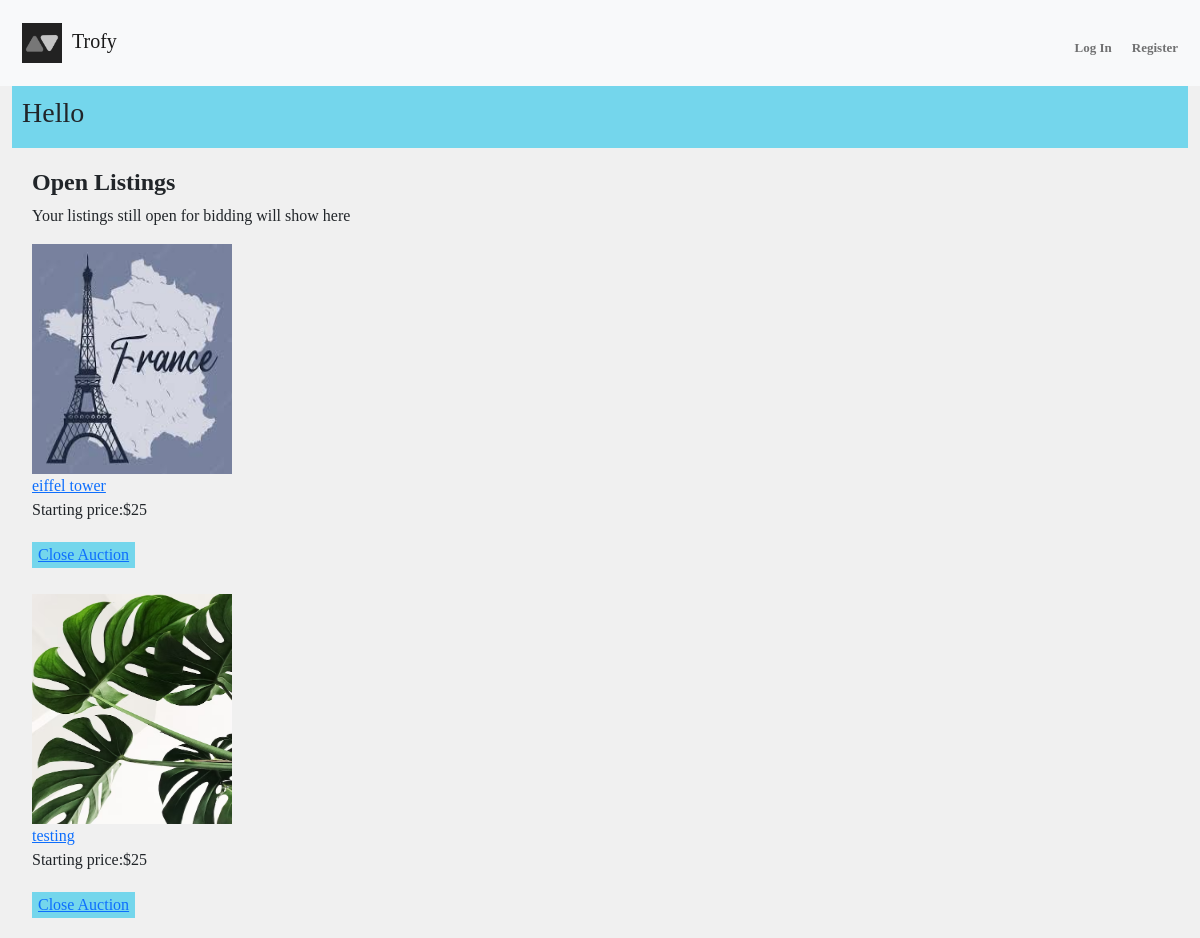
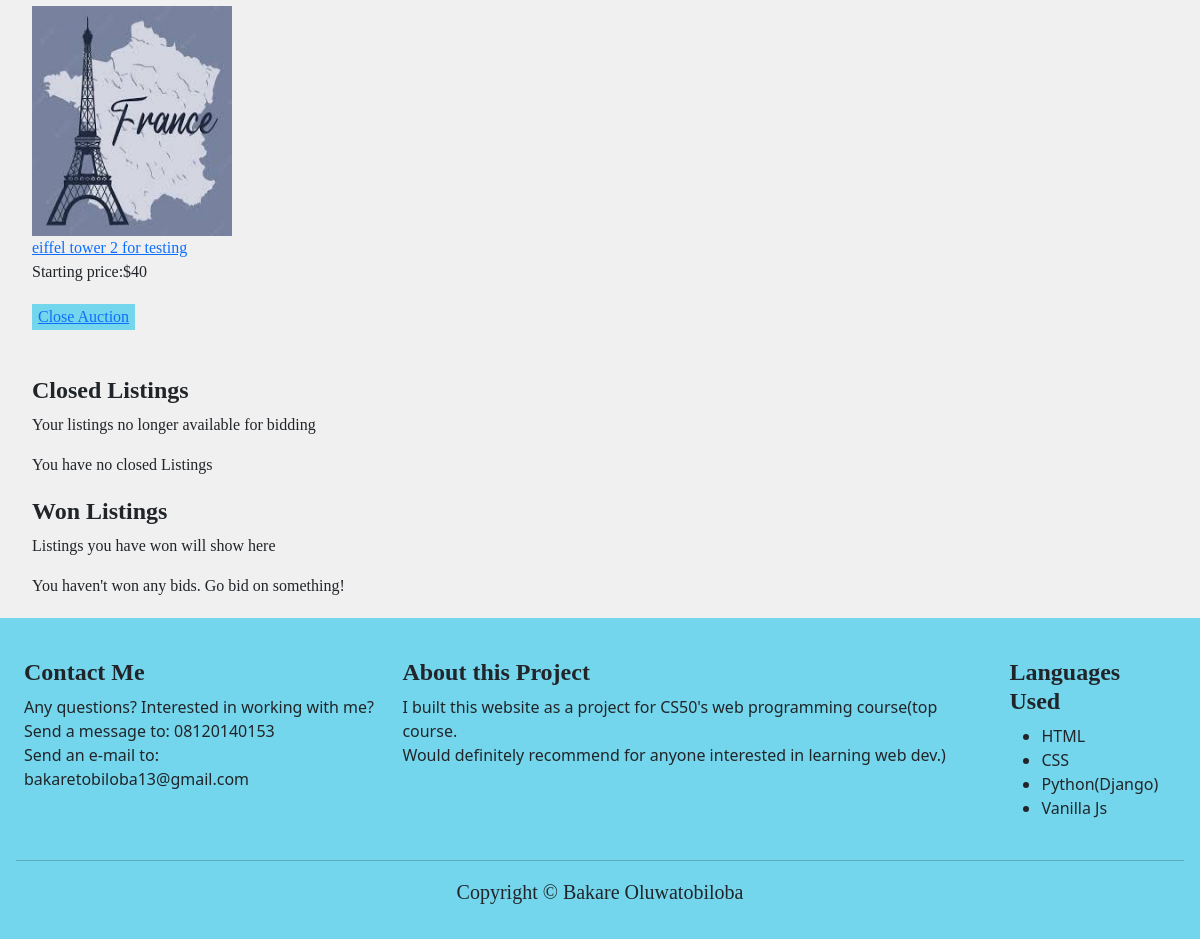
The app's page /profile/1 with its own data (2 pictures, top to bottom).
### auctions/models.py (models this page shows, shortened)
class Listing(models.Model):
    owner = models.ForeignKey(User,on_delete=models.CASCADE,related_name="lister")
    image = models.ImageField(upload_to='images')
    caption= models.CharField(max_length= 64,default="Image ofListing ")
    Item_Name = models.CharField(max_length=64)
    category = models.ForeignKey(Category,on_delete=models.CASCADE,related_name="categories")
    Description = models.CharField(max_length=264)
    Starting_price = models.IntegerField()
    Highest_Bid = models.IntegerField(default=0)
    Auction_closed = models.BooleanField(default=False)

### auctions/views.py (the view)
# urls.py: path("profile/<int:id>", views.profile, name="profile"),
def profile(request,id):
    user = User.objects.get(pk=id)
    listings= Listing.objects.filter(owner=user.id)
    openListings = listings.filter(Auction_closed=False)
    closedListings = listings.filter(Auction_closed=True)
    bids = Bid.objects.filter(bidder_id=user.id)
    return render(request, "auctions/profile.html",{
        "bids":bids,
        "openlistings":openListings,
        "closedlistings":closedListings,
        "buser":user
    })

### auctions/templates/auctions/profile.html
{% extends "auctions/layout.html" %}
{% block body %}
<div id="profile_header">
    <h3 >Hello {{user.username}}</h3>
</div>{% comment %} i changed this from buser to use. not sure if i broke something  {% endcomment %}
<div id="LandB">
    <div id="MyListings" >
        <h4 >Open Listings</h4>
        <p>Your listings still open for bidding will show here</p>
        {% for listing in openlistings %}
        <div class="listings" >
            <div classes="images" >
                <img src="/media/{{ listing.image }}" alt="{{ listing.caption }} " style="height: 230px; width: 200px;" >
            </div>
            <a href="{% url 'listing' listing.id %}">{{ listing.Item_Name }}</a>  <br> Starting price:${{ listing.Starting_price }} <br>
         <button class="submitButton" style="margin-left: 0px;"><a href="{% url 'closeAuction' listing.id %}">Close Auction</a></button>
        </div>
        {% empty %}
         You have no open Listings
        {%endfor%}
    </div>
    <div id="MyListings" >
        <h4 >Closed Listings</h4>
        <p>Your  listings no longer available for bidding </p>
        {% for listing in closedlistings %}
        <div class="listings" >
            <div classes="images" >
                <img src="/media/{{ listing.image }}" alt="{{ listing.caption }} " style="height: 230px; width: 200px;" >
            </div>
            <a href="{% url 'listing' listing.id %}">{{ listing.Item_Name }}</a>  <br> Starting price:${{ listing.Starting_price }} <br>
        </div>
        {% empty %}
         You have no closed Listings
        {%endfor%}
    </div>
    <div id="MyListings">
        <h4>Won Listings</h4>
        <p>Listings you have won will show here </p>
        You haven't won any bids. Go bid on something!
    </div>
</div>
{% endblock %}

### auctions/static/auctions/styles.css (style rules this page uses)
.text, #MyListings, #Categories, #PlaceBid, #listedBy, #productTitle, #category_each, #categories, #form_body, #form_header, #watchlist_header, #profile_header, p, a, h4 { font-family: Cambria, Cochin, Georgia, Times, "Times New Roman", serif; }
div h4 { font-weight: bold; font-size: 600; }
#form_header, #watchlist_header, #profile_header { padding: 10px; background-color: #74d6ec; }
.submitButton { border-width: 0px; margin: 20px; background-color: #74d6ec; color: rgb(0, 0, 0); }
.listings { border-width: 5px; height: 350px; border-radius: 10px; }
#MyListings { margin: 20px; }

### records on screen
Listing: image (picture), Item_Name "eiffel tower", Starting_price "25"
Listing: image (picture), Item_Name "testing", Starting_price "25"
Listing: image (picture), Item_Name "eiffel tower 2 for testing", Starting_price "40"
